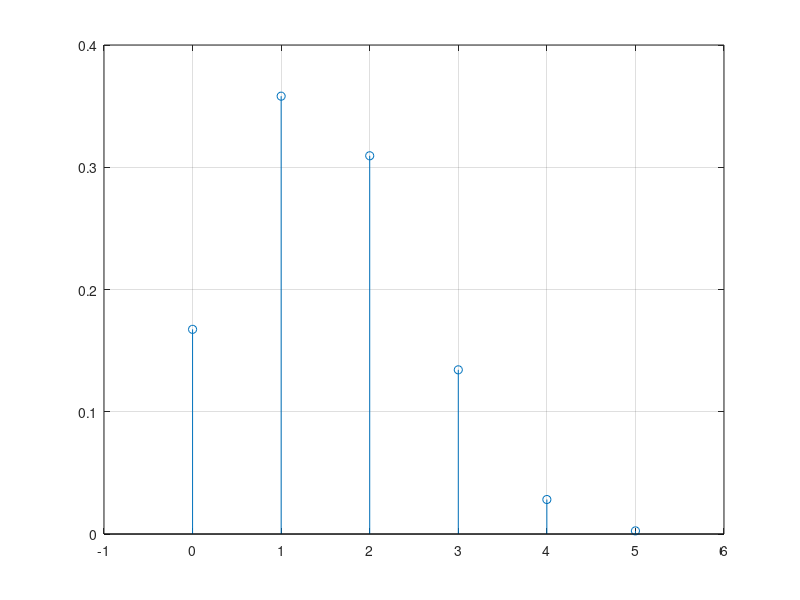
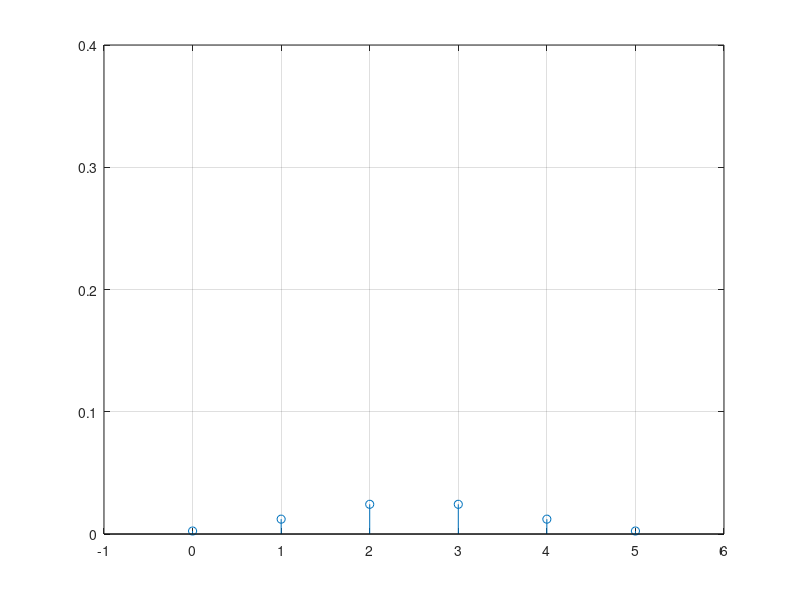

MATLAB code to generate these figures, in order:
%%%alinea a)%%%%
%%% i)
clc
clear
N=1e5;
experiencias = rand(5,N)<=0.3;

num = sum(experiencias);

X = 0:5;
fX = zeros(1,6);

for i = X
    fX(i+1) = sum(num==i)/N;
end

%%% ii)
stem(X,fX)
axis([-1 6 0 0.4])
grid on


%%% iii)
fprintf('Probabilidade de, no máximo, 2 das peças de uma amostra serem defeituosas = %f\n',sum(fX(1:3)))


%%%%%%%%%alinea b%%%%%%%%%%%%
%%%% i)
X = 0:5;
fX = zeros(1,6);

for i = X
    fX(i+1) = nchoosek(5,i)*0.3^(5-i)*0.3^(i);
end

figure(2)
stem(X,fX)
axis([-1 6 0 0.4])
grid on

%%% ii)
fprintf('Probabilidade de, no máximo, 2 das peças de uma amostra serem defeituosas = %f\n',sum(fX(1:3)))
